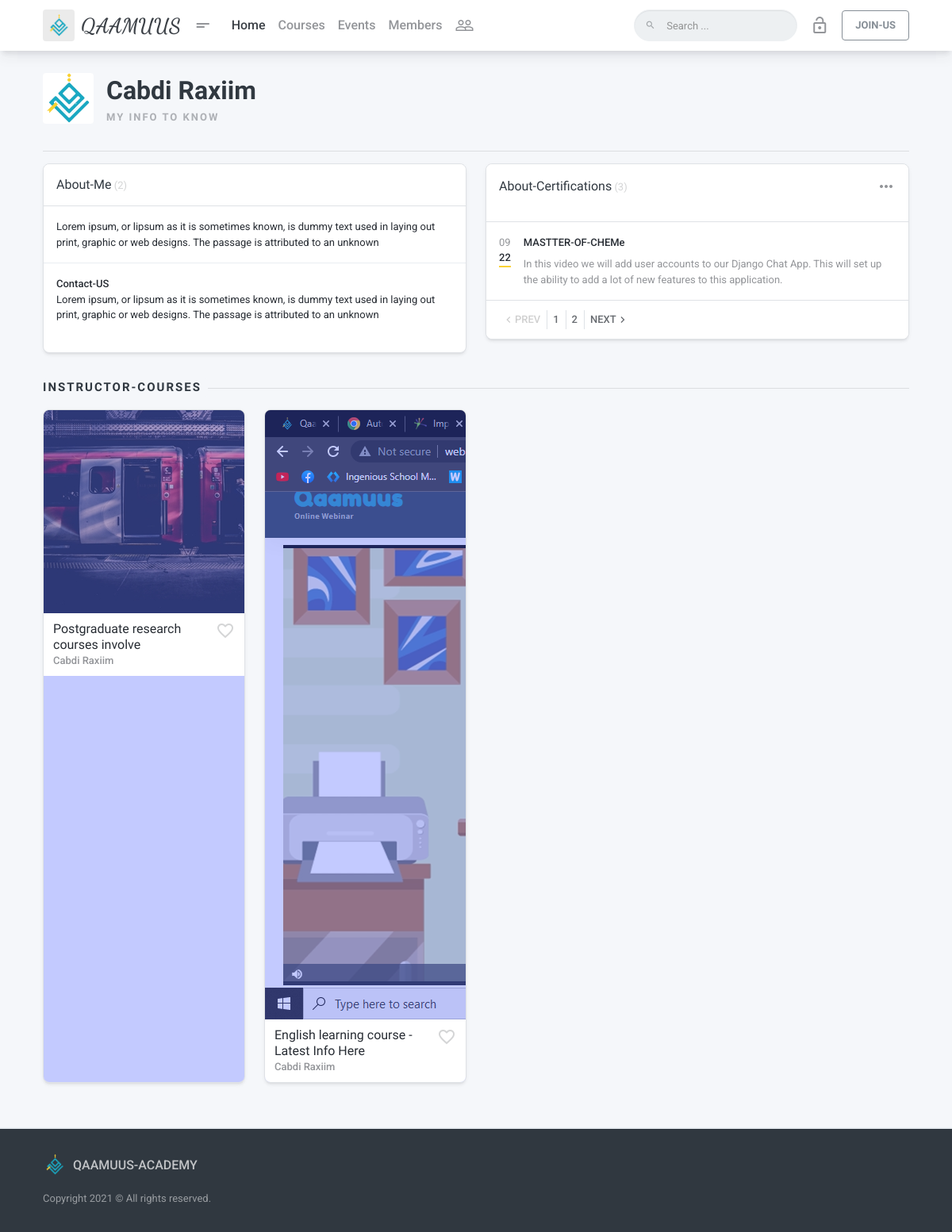
Page /instructor-info/1/Instructor/ on the committed database.
### api/models.py (models this page shows, shortened)
class UserProfile(models.Model):
    user=models.OneToOneField(User,on_delete=models.CASCADE)
    number=models.CharField(max_length=16, default=0)
    profileImage=models.ImageField(upload_to='images/usrProfile',null=True,blank=True)
    password=models.CharField(max_length=255)
    email=models.CharField(max_length=255,unique=True)
    userTitle=models.CharField(max_length=255,null=True,blank=True)
    fullName=models.CharField(max_length=255)
    aboutMe=models.TextField(null=True,blank=True)
    stayedSeconds=models.IntegerField(default=0)
    facebook_link=models.CharField(max_length=3000,null=True,blank=True)
    twitter_link=models.CharField(max_length=3000,null=True,blank=True)
    third_link=models.CharField(max_length=3000,null=True,blank=True)
    learnedSeconds=models.IntegerField(default=0)
    status=models.BooleanField(default=True)
    contactMe=models.TextField(null=True,blank=True)
    referralCode=models.CharField(default='qReff_9002',max_length=10)
    userType=models.ForeignKey(UserTypes,on_delete=models.CASCADE,default=1)
    teacherPoints=models.FloatField(default=1)
    user_activated=models.BooleanField(default=True)
    def theImage(self):
        if self.profileImage:
            return mark_safe('<img src={} width="100px" >'.format(self.profileImage.url))
        else:
            return mark_safe('<img src={} width="100px" >'.format('https://st3.depositphotos.com/3581215/18899/v/450/depositphotos_188994514-stock-illustration-vector-illustration-male-silhouette-profile.jpg'))
    theImage.allow_tags=True

class InstructorCertification(models.Model):
    theUser=models.ForeignKey(UserProfile,on_delete=models.CASCADE)
    certificateName=models.CharField(max_length=255)
    certificateDesc=models.CharField(max_length=2655)
    certificateDate=models.DateField()

class QaCourses(models.Model):
    title=models.CharField(max_length=255)
    slug=models.CharField(max_length=2555,default='')
    simDesc=models.TextField(null=True,blank=True)
    fullDesc=RichTextField()
    youLearn=RichTextField(null=True,blank=True)
    category=models.ForeignKey(CourseCategory,on_delete=models.CASCADE,null=True,blank=True)
    inrolledUsers=models.ManyToManyField(UserProfile,'inrolledU',null=True,blank=True)
    regularPrice=models.FloatField(default=0)
    showRegularPrice=models.BooleanField(default=True)
    saledPrice=models.FloatField(default=0)
    lessonCounts=models.IntegerField(default=0)
    itsFree=models.BooleanField(default=False)
    dateRegistred=models.DateField(auto_now=True)
    level=models.CharField(max_length=255,default='Standared')
    houres=models.CharField(max_length=255,default='0')
    status=models.BooleanField(default=True)
    prevVideo=models.CharField(max_length=255000)
    coverImage=models.ImageField(upload_to='images/courseImages/',blank=True,null=True)
    prevImage=models.ImageField(upload_to='images/courseImages/')
    instructor=models.ForeignKey(UserProfile,on_delete=models.CASCADE)
    searchKey=models.ManyToManyField(SearchKeys,blank=True,null=True)
    def courPrevIg(self):
        return mark_safe('<img src={} width="100px" >'.format(self.prevImage.url))
    courPrevIg.allow_tags=True

### a_system/views.py (the view)
# urls.py: path("instructor-info/<str:usrId>/<str:enc1>/",views.instructorInfo),
def instructorInfo(request,usrId,enc1):
    instructorInfo=UserProfile.objects.get(pk=usrId)
    if instructorInfo.userType == UserTypes.objects.get(pk=2):
        instructorCertification=InstructorCertification.objects.filter(theUser=instructorInfo)
        instructorCourses=QaCourses.objects.filter(instructor=instructorInfo)
        return render(request,'detail/instructor-detail.html',{'instructorCertification':instructorCertification,'instructorInfo':instructorInfo,'instructorCourses':instructorCourses})
    else:
        return redirect('/instructors/')

### a_system/views.py (called while the page is built, shortened)
def userProfileInfo(request):
    if(request.user.pk==None):
        return {
            'userInfo':{}
        }
    elif(request.user.pk==nullcontext):
        return {
                'userInfo':{}
            }

### templates/detail/instructor-detail.html (shortened to what this page needs)
{% extends user.is_authenticated|yesno:"authBase.html,unAuthBase.html" %}
{% load static %}
{% block content %}
{% if user.is_authenticated %}
{% else %}
<br><br><br>
{% endif %}
<div class="pt-32pt">
    <div  class="container page__container d-flex flex-column flex-md-row align-items-center text-center text-sm-left">
        <div class="flex d-flex flex-column flex-sm-row align-items-center mb-24pt mb-md-0">
            <div class="avatar avatar-lg mr-3">
                <a href=""><img src="{{instructorInfo.profileImage.url}}"
                         alt="avatar"
                         class="avatar-img rounded"></a>
            </div>
            <div class="mb-24pt mb-sm-0 mr-sm-24pt">
                <h2 class="mb-0">{{instructorInfo.fullName}}</h2>
                <ol class="breadcrumb p-0 m-0">
                    <li class="breadcrumb-item active">
                        {{instructorInfo.userTitle}}
                    </li>
                </ol>
            </div>
        </div>
    </div>
</div>
<div class="container page__container">
    <div class="page-section">
        <div class="row mb-lg-8pt">
            <div class="col-md-6">
                <div class="card">
                    <div class="card-header">
                        <div class="d-flex align-items-center">
                            <div class="flex">
                                <strong class="card-title">About-Me</strong>
                                <span class="text-20">(2)</span>
                            </div>
                        </div>
                    </div>
                    <div class="list-group list-group-flush">
                        <div class="list-group-item d-flex align-items-start p-16pt">
                            <div class="flex">
                                {{instructorInfo.aboutMe|safe}}
                                <br>
                            </div>
                        </div>
                        <div class="list-group-item d-flex align-items-start p-16pt">
                            <div class="flex">
                                <div><strong>Contact-US</strong></div>
                                {{instructorInfo.contactMe|safe}}
                                <br>
                            </div>
                        </div>
                    </div>
                </div>
            </div>
            <div class="col-md-6">
                <div class="card">
                    <div class="card-header">
                        <div class="d-flex align-items-center mb-16pt">
                            <div class="flex">
                                <strong class="card-title">About-Certifications</strong>
                                <span class="text-20">(3)</span>
                            </div>
                            <i class="material-icons text-50">more_horiz</i>
                        </div>
                    </div>
                    <div class="list-group list-group-flush">
                        {% for crt in instructorCertification %}
                            <div class="list-group-item d-flex align-items-start p-16pt">
                                <div class="d-flex flex-column mr-16pt">
                                    <small class="text-uppercase text-50">{{crt.certificateDate|date:'m'}}</small>
                                    <strong class="border-bottom-2 border-bottom-accent">{{crt.certificateDate|date:'y'}}</strong>
                                </div>
                                <div class="flex">
                                    <div class="mb-8pt"><strong>{{crt.certificateName}}</strong></div>
                                    <p class="mb-0 text-50">{{crt.certificateDesc}}</p>
                                </div>
                            </div>
                        {% endfor %}
                    </div>
                    <div class="card-footer">
                        <ul class="pagination justify-content-start pagination-xsm m-0">
                            <li class="page-item disabled">
                                <a class="page-link" href="#" aria-label="Previous">
                                    <span aria-hidden="true" class="material-icons">chevron_left</span>
                                    <span>Prev</span>
                                </a>
                            </li>
                            <li class="page-item">
                                <a class="page-link" href="#" aria-label="Page 1">
                                    <span>1</span>
                                </a>
                            </li>
                            <li class="page-item">
                                <a class="page-link" href="#" aria-label="Page 2">
                                    <span>2</span>
                                </a>
                            </li>
                            <li class="page-item">
                                <a class="page-link" href="#" aria-label="Next">
                                    <span>Next</span>
                                    <span aria-hidden="true" class="material-icons">chevron_right</span>
                                </a>
                            </li>
                        </ul>
                    </div>
                </div>
            </div>
        </div>
        <div class="page-separator">
            <div class="page-separator__text">Instructor-Courses</div>
        </div>
        <div class="row card-group-row">
            {% for course in instructorCourses %}
            <div class="col-md-6 col-lg-4 col-xl-3 card-group-row__col">
                <div class="card card-sm card--elevated p-relative o-hidden overlay overlay--primary-dodger-blue js-overlay mdk-reveal js-mdk-reveal card-group-row__card"
                        data-partial-height="44"
                        data-toggle="popover"
                        data-trigger="click">
                    <a href=""
                        class="js-image"
                        data-position="">
                        <img src="{{course.coverImage.url}}"
                                alt="course">
                        <span class="overlay__content align-items-start justify-content-start">
                        </span>
                    </a>
                    <div class="mdk-reveal__content">
                        <div class="card-body">
                            <div class="d-flex">
                                <div class="flex">
                                    <a class="card-title"
                                        href="student-course.html">{{course.title}}</a>
                                    <small class="text-50 font-weight-bold mb-4pt">{{course.instructor.fullName}}</small>
                                </div>
                                <a href="student-course.html"
                                    data-toggle="tooltip"
                                    data-title="Add Favorite"
                                    data-placement="top"
                                    data-boundary="window"
                                    class="ml-4pt material-icons text-20 card-course__icon-favorite">favorite_border</a>
                            </div>
                        </div>
                    </div>
                </div>
            </div>
            {% endfor %}
        </div>
    </div>
</div>
{% endblock %}

### static/css/preloader.css (style rules this page uses)
:root { --sk-size:64px;--sk-color:#3498DB }

### rows in the picture
UserProfile: profileImage (picture), fullName "Cabdi Raxiim", userTitle "MY INFO TO KNOW", aboutMe "Lorem ipsum, or lipsum as it is sometimes known, is dummy text used in laying out print, graphic or web designs. The passage is attributed to an unknown", contactMe "Lorem ipsum, or lipsum as it is sometimes known, is dummy text used in laying out print, graphic or web designs. The passage is attributed to an unknown"
InstructorCertification: certificateDate "09", certificateDate "22", certificateName "MASTTER-OF-CHEMe", certificateDesc "In this video we will add user accounts to our Django Chat App. This will set up the ability to add a lot of new features to this application."
QaCourses: coverImage (picture), title "Postgraduate research courses involve", instructor.fullName "Cabdi Raxiim"
QaCourses: coverImage (picture), title "English learning course - Latest Info Here", instructor.fullName "Cabdi Raxiim"
